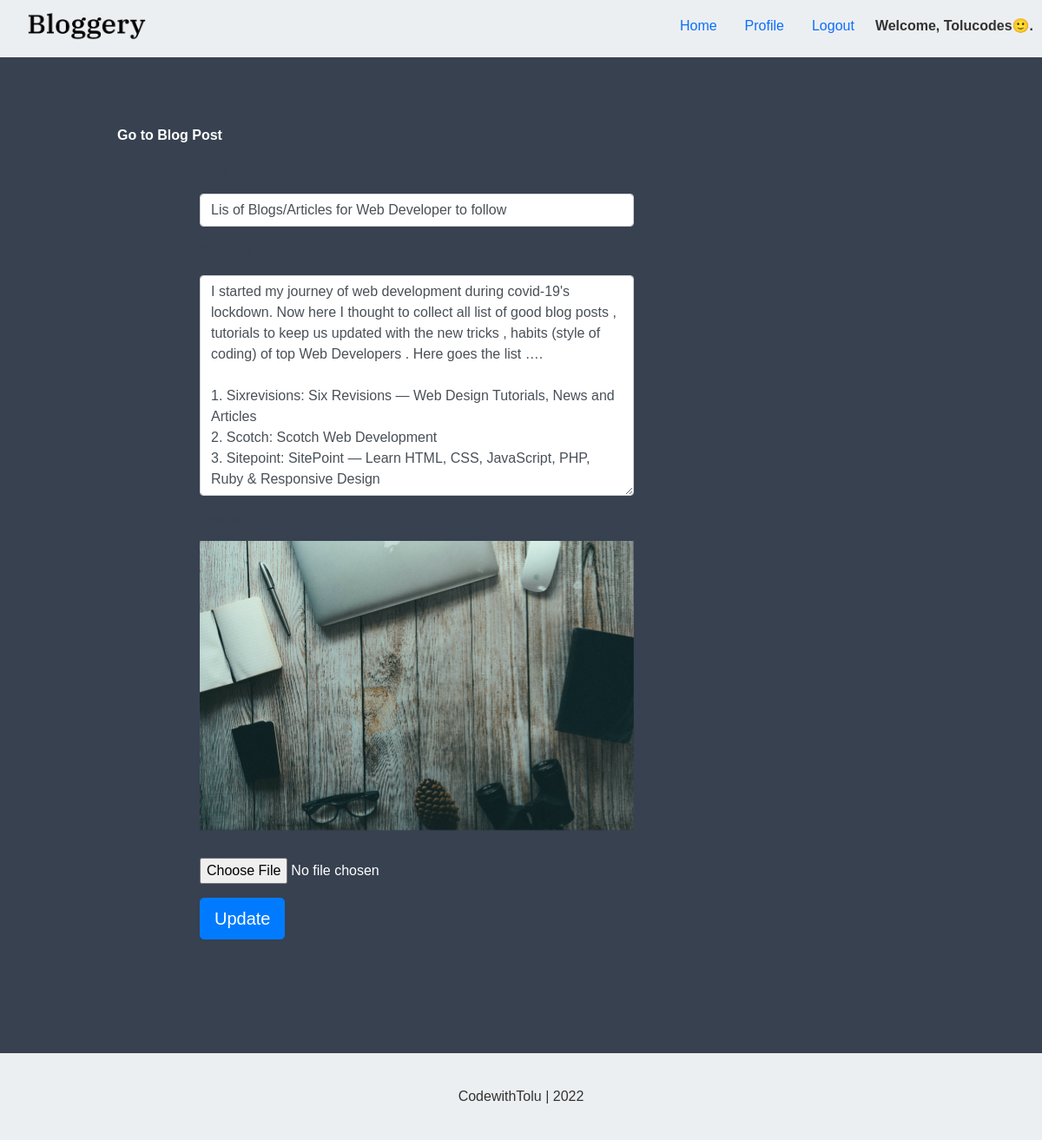
The page /blog/tolucodes-lis-of-blogsarticles-for-web-developer-to-follow/edit (signed in) on the database as committed earlier.
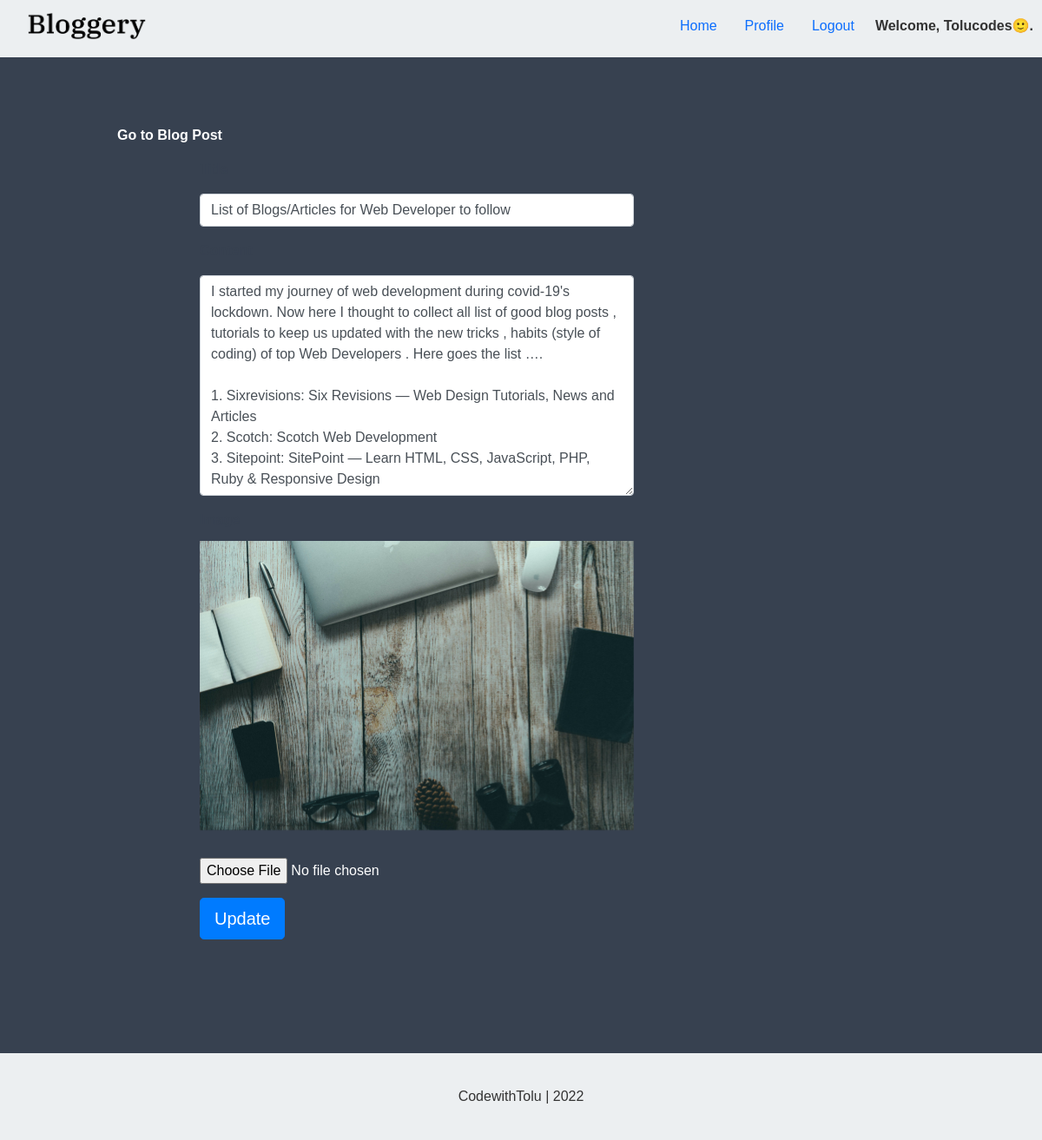
The same page on the database as committed later.
### blog/models.py (models this page shows, shortened)
class BlogPost(models.Model):
    title                   = models.CharField(max_length=50, blank=False, null=False)
    body                    = models.TextField(max_length=5000, blank=False, null=False)
    image                   = models.ImageField(upload_to=upload_location, null=True, blank=True)
    date_published          = models.DateTimeField(auto_now_add=True, verbose_name="date published")
    date_updated            = models.DateTimeField(auto_now=True, verbose_name="date updated")
    author                  = models.ForeignKey(settings.AUTH_USER_MODEL, on_delete=models.CASCADE)
    slug                    = models.SlugField(blank=True, unique=True)

### blog/views.py (the view)
# urls.py: path('<slug>/edit', update_blog_post_view, name="update_blog_post"),
def update_blog_post_view(request, slug):
    context = {}
    user = request.user
    if not user.is_authenticated:
        redirect('must_auth')
    blog_post = get_object_or_404(BlogPost, slug=slug)
    if user != blog_post.author:
        return HttpResponse("<h3>You are not the author of this post!</h3>")
    if request.method == 'POST':
        update_form = UpdateBlogPostForm(request.POST or None, request.FILES or None, instance=blog_post)
        if update_form.is_valid():
            update_form.save()
            context['success_message'] = 'Blog Post has been updated.'
    else:
        update_form = UpdateBlogPostForm(instance=request.user)
    context['blog_post'] = blog_post
    context['update_form'] = update_form
    return render(request, 'blog/edit_blog_post.html', context)

### blog/forms.py (shortened to what this page needs)
class UpdateBlogPostForm(forms.ModelForm):
    class Meta():
        model = BlogPost
        fields = ('title', 'body', 'image')

### blog/templates/blog/edit_blog_post.html (shortened to what this page needs)
{% extends 'base.html' %}
{% block content %}
<div class="container">
	<b>
        <a href="{% url 'blog:blog_details' blog_post.slug %}" style="margin-top: -20px;" class="text-decoration-none text-white">Go to Blog Post</a>
    </b>
    <div class="row">
		<div class="col-lg-7 offset-lg-1">
			<form class="create-form" method="post" enctype="multipart/form-data">
				<div class="form-group mb-3">
					<label for="id_title">Title</label>
					<input class="form-control mt-2" type="text" name="title" id="id_title" placeholder="Title" value="{{blog_post.title}}" required autofocus>
				</div>
				<div class="form-group mb-3">
					<label for="id_body">Content</label>
					<textarea class="form-control mt-2" rows="10" type="text" name="body" id="id_body" placeholder="This blog is about..."
					required>{{blog_post.body}}</textarea>
				</div>
				<label for="id_image_display">Image</label>
                <div class="form-group mb-3 mt-1 image-group" id="id_image_group">
				</div>
				<input class="mt-3" type="file" name="image" id="id_image_file" accept="image/*">
				<button class="submit-button btn btn-lg btn-primary btn-inline-block my-3" type="submit">Update</button>
			</form>
		</div>
	</div>
</div>
{% endblock content %}

### templates/base.html (shortened to what this page needs)
<!DOCTYPE html>
{% load static %}
<html lang="en">
<head>
    {% include 'snippets/header.html' %}
</head>
<body class="bg">
    <div class="main">
        <div class="container-fluid bg-white px-5">
            <header class="fixed-top" style="background-color: #ECEFF1;">
              <div class="d-flex flex-column flex-md-row align-items-center pb-3 header">
                <a href="/" class="d-flex align-items-center mb-3 mb-md-0 me-md-auto text-dark text-decoration-none">
                    <span class="fs-4 logo-parent">
                        <img class="logo" src="{% static 'cover.png' %}" alt="ee">
                    </span>
                  </a>
                  {% with request.resolver_match.url_name as url_name %}
                    <ul class="nav nav-pills nav-list">
                        <li class="nav-item"><a href="{% url 'home_page' %}" class="nav-link {% if url_name == 'home_page' %}active{% endif %}" aria-current="page">Home</a></li>
                        {% if request.user.is_authenticated %}
                        <li class="nav-item"><a href="{% url 'update' %}" class="nav-link {% if url_name == 'update' %}active{% endif %}">Profile</a></li>
                        <li class="nav-item"><a href="{% url 'logout' %}" class="nav-link {% if url_name == 'logout' %}active{% endif %}">Logout</a></li>
                        <li class="mt-2 fw-bold ps-2" style="color: #333;">Welcome, {{ request.user.username|title }}🙂.</li>
                        {% else %}
                        <li class="nav-item"><a href="{% url 'login' %}" class="nav-link {% if url_name == 'login' %}active{% endif %}">Login</a></li>
                        <li class="nav-item active"><a href="{% url 'register' %}" class="nav-link {% if url_name == 'register' %}active{% endif %}">Register</a></li>
                        {% endif %}
                    </ul>
                  {% endwith %}
              </div>
            </header>
          </div>
        <div class="container-fluid content" style="margin-top: 9rem;">
            {% block content %}
            {% endblock content %}
        </div>
    </div>
</body>
<footer class="bg-da" style="background-color: #ECEFF1; color: #333;margin-top: 100px;">
    {% include 'snippets/footer.html' %}
</footer>
</html>

Rows that differ between the two databases and show on the page:
changed BlogPost: title "Lis of Blogs/Articles for Web Developer to follow" → "List of Blogs/Articles for Web Developer to follow"
